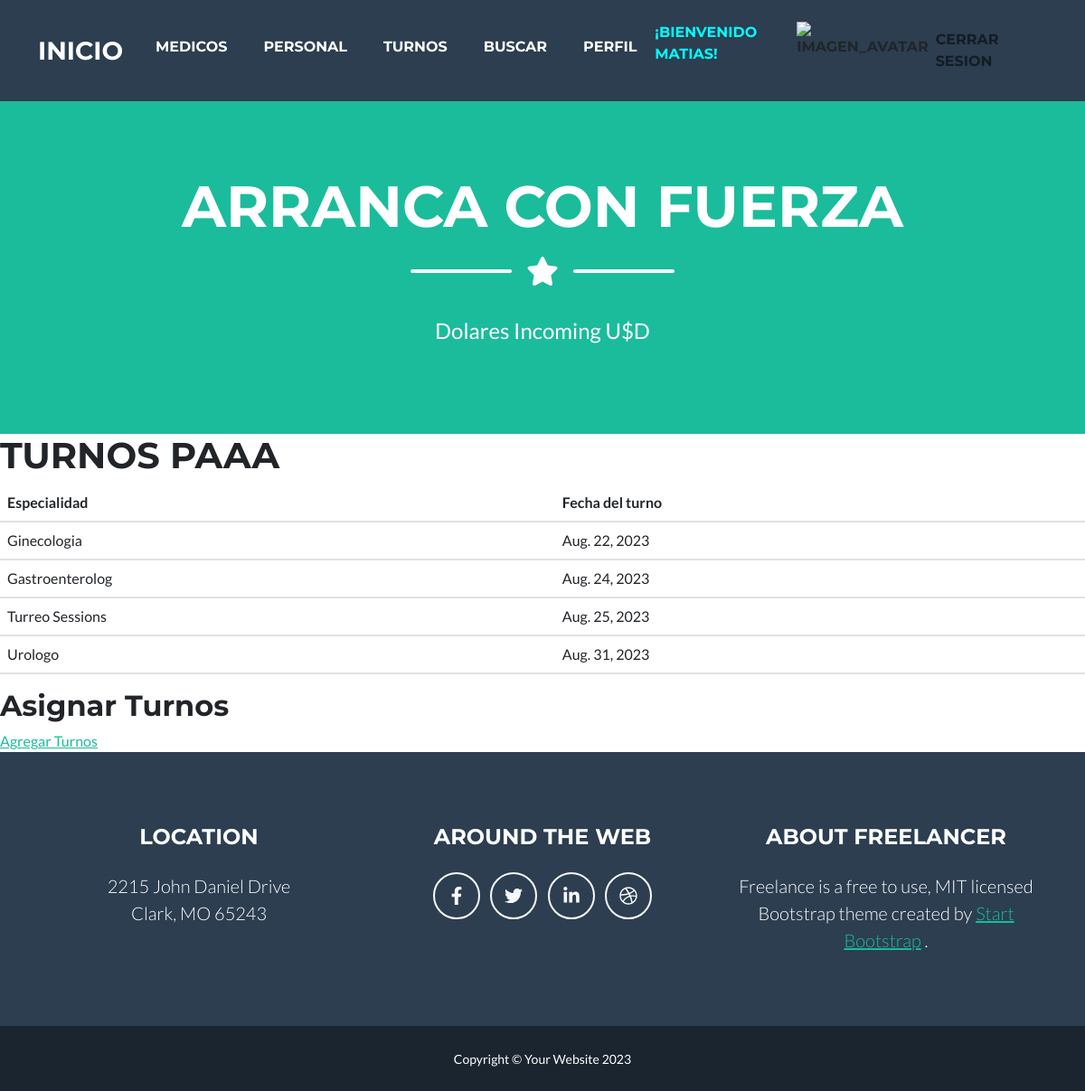
The page /turnos/ (signed in) on the database its author committed.
### medicos/models.py (models this page shows, shortened)
class Turnos(models.Model):
    especialidad = models.CharField(max_length=15)
    turno = models.DateField()
    class Meta:
        verbose_name = "Turno"
        verbose_name_plural = "Turnos"
        ordering = ['turno']

### medicos/views.py (the view)
# urls.py: path('turnos/', turnos, name= "turnos"),
@login_required
def turnos(request):
    test1 = {'fechas': Turnos.objects.all()}
    return render(request, "medicos/turnos.html", test1)

### medicos/templates/medicos/turnos.html
{% extends 'medicos/base.html' %}
{% load static %}
{% block contenido %}
    <h1>TURNOS PAAA</h1>
    <table class="table">
        <thead>
            <tr>
                <th>Especialidad</th>
                <th>Fecha del turno</th>
            </tr>
        </thead>
        <tbody>
            {% for t in fechas %}
            <tr>
                <td>{{ t.especialidad }}</td>
                <td>{{ t.turno }}</td>
            </tr>
            {% endfor %}
        </tbody>
    </table>
    <h2>Asignar Turnos</h2>
    <a href="{% url 'agregar_turno' %}">Agregar Turnos</a>
{% endblock contenido %}

### medicos/templates/medicos/base.html (shortened to what this page needs)
<!DOCTYPE html>
<html lang="en">
    <head>
        {% load static %}
        <link href="{% static 'medicos/css/styles.css' %}" rel="stylesheet" />
    </head>
    <body id="page-top">
        <nav class="navbar navbar-expand-lg bg-secondary text-uppercase fixed-top" id="mainNav">
            <div class="container">
                <a class="navbar-brand" href="{% url 'home' %}">Inicio</a>
                <div class="collapse navbar-collapse" id="navbarResponsive">
                    <ul class="navbar-nav ms-auto">
                        {% if user.is_authenticated %}
                            <li class="nav-item mx-0 mx-lg-1"><a class="nav-link py-3 px-0 px-lg-3 rounded" href="{% url 'medicos' %}">Medicos</a></li>
                            <li class="nav-item mx-0 mx-lg-1"><a class="nav-link py-3 px-0 px-lg-3 rounded" href="{% url 'personal' %}">Personal</a></li>
                            <li class="nav-item mx-0 mx-lg-1"><a class="nav-link py-3 px-0 px-lg-3 rounded" href="{% url 'turnos' %}">Turnos</a></li>
                            <li class="nav-item mx-0 mx-lg-1"><a class="nav-link py-3 px-0 px-lg-3 rounded" href="{% url 'buscar_medico' %}">Buscar</a></li>
                            <li class="nav-item mx-0 mx-lg-1"><a class="nav-link py-3 px-0 px-lg-3 rounded" href="{% url 'editarPerfil' %}">Perfil</a></li>
                            <p style="color: aqua;">¡Bienvenido {{user.username}}!</p>
                            <div class="text-center">
                                <img src="{{ request.session.avatar }}" height="40px" weigth="49px" alt="imagen_avatar">
                            </div>
                            <a class="nav-link" href="{% url 'logout' %}">Cerrar Sesion</a>
                        {% else %}
                            <li class="nav-item mx-0 mx-lg-1"><a class="nav-link py-3 px-0 px-lg-3 rounded" href="{% url 'registro' %}">Registrarse</a></li>
                            <li class="nav-item mx-0 mx-lg-1"><a class="nav-link py-3 px-0 px-lg-3 rounded" href="{% url 'login' %}">Iniciar Sesion</a></li>
                            <li></li>
                        {% endif %}
                    </ul>
                </div>
            </div>
        </nav>
        <header class="masthead bg-primary text-white text-center">
            <div class="container d-flex align-items-center flex-column">
                <h1 class="masthead-heading text-uppercase mb-0">Arranca con Fuerza</h1>
                <div class="divider-custom divider-light">
                    <div class="divider-custom-line"></div>
                    <div class="divider-custom-icon"><i class="fas fa-star"></i></div>
                    <div class="divider-custom-line"></div>
                </div>
                <p class="masthead-subheading font-weight-light mb-0">Dolares Incoming U$D</p>
            </div>
        </header>
        {% block contenido %}
        {% endblock contenido %}
        <footer class="footer text-center">
            <div class="container">
                <div class="row">
                    <div class="col-lg-4 mb-5 mb-lg-0">
                        <h4 class="text-uppercase mb-4">Location</h4>
                        <p class="lead mb-0">
                            2215 John Daniel Drive
                            <br />
                            Clark, MO 65243
                        </p>
                    </div>
                    <div class="col-lg-4 mb-5 mb-lg-0">
                        <h4 class="text-uppercase mb-4">Around the Web</h4>
                        <a class="btn btn-outline-light btn-social mx-1" href="#!"><i class="fab fa-fw fa-facebook-f"></i></a>
                        <a class="btn btn-outline-light btn-social mx-1" href="#!"><i class="fab fa-fw fa-twitter"></i></a>
                        <a class="btn btn-outline-light btn-social mx-1" href="#!"><i class="fab fa-fw fa-linkedin-in"></i></a>
                        <a class="btn btn-outline-light btn-social mx-1" href="#!"><i class="fab fa-fw fa-dribbble"></i></a>
                    </div>
                    <div class="col-lg-4">
                        <h4 class="text-uppercase mb-4">About Freelancer</h4>
                        <p class="lead mb-0">
                            Freelance is a free to use, MIT licensed Bootstrap theme created by
                            <a href="http://startbootstrap.com">Start Bootstrap</a>
                            .
                        </p>
                    </div>
                </div>
            </div>
        </footer>
        <div class="copyright py-4 text-center text-white">
            <div class="container"><small>Copyright &copy; Your Website 2023</small></div>
        </div>
    </body>
</html>

### rows shown on the page
Turnos: especialidad "Ginecologia", turno "Aug. 22, 2023"
Turnos: especialidad "Gastroenterolog", turno "Aug. 24, 2023"
Turnos: especialidad "Turreo Sessions", turno "Aug. 25, 2023"
Turnos: especialidad "Urologo", turno "Aug. 31, 2023"

### other values the page prints
{{ user.username }} "MATIAS"
